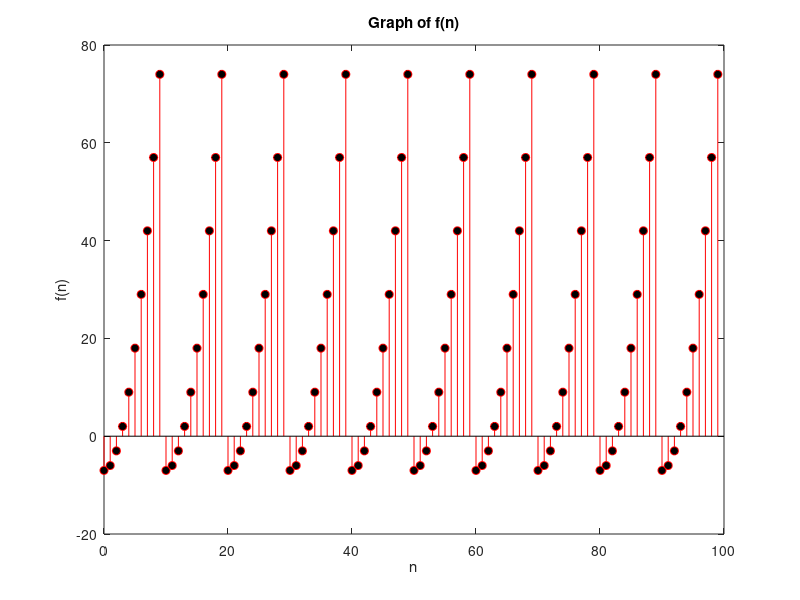

This chart was generated by the following MATLAB code:
%This script file displays the graph for f(n).
a = 0;%This variable serves as the position of g.

%The loop runs from 0 to 99 with conditions n<=9 and n>=10.
for n = 0:99
    a = a+1;
    if n <=9
        g(a) = n^2-7;
    elseif n>=10
        k = n;
        while k>=10  %The while loop repeats the condition as long as k 
            k = k-10; % remains greater than or equal to 10 following the
            g(a)= k^2-7; %piecewise condition.
        end
    end
end

%The graph starts from 0 up to 9.Upon reaching 10, the said graph repeats 
%itself until it reaches 99. 
d = 0:99;
stem(d,g,'r','markerfacecolor','k')
xlabel('n')
ylabel('f(n)')
title 'Graph of f(n)'
